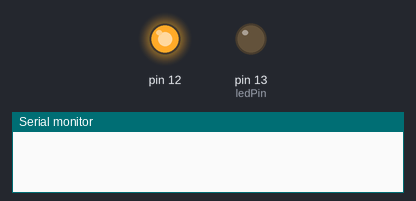
Bench run of a sketch on a simulated Arduino Uno, built with avr-gcc and run on an emulated ATmega328P. Parts: output pins drawn as LEDs (lit = HIGH), the last lines printed to the serial monitor. The modem accepts every AT command (registered, SIM ready, sends succeed) and sends nothing else.

Above: at 0.1 s.
At 0.6 s:
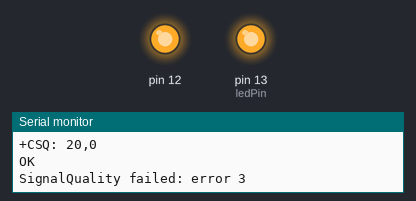
Timing chart, 0 to 2.1 s (numbered marks = the images above):
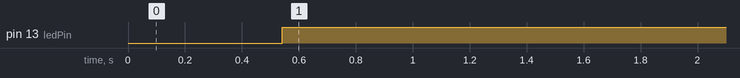

Measured:
- by itself, pin 13 (ledPin): LOW → HIGH at 0.54 s

The sketch:

BasicSend-works.ino
```cpp
#include <IridiumSBD.h>
#include <SoftwareSerial.h>

SoftwareSerial nss(7, 8);
IridiumSBD isbd(nss, 12);
static const int ledPin = 13;

void setup()
{
  int signalQuality = -1;

  pinMode(ledPin, OUTPUT);

  Serial.begin(19200);
  nss.begin(19200);

  isbd.attachConsole(Serial);
  isbd.setPowerProfile(1);
  isbd.begin();

  int err = isbd.getSignalQuality(signalQuality);
  if (err != 0)
  {
   Serial.print("SignalQuality failed: error ");
   Serial.println(err);
    return;
  }

    Serial.print("Signal quality is ");
    Serial.println(signalQuality);

  //err = isbd.sendSBDText("But sir it is wafer thin - test1");
  if (err != 0)
  {
    Serial.print("sendSBDText failed: error ");
    Serial.println(err);
    return;
  }


  digitalWrite(ledPin, (millis() / 100) % 2 == 1 ? HIGH : LOW);
  digitalWrite(ledPin, (millis() / 100) % 2 == 1 ? HIGH : LOW);
  digitalWrite(ledPin, (millis() / 100) % 2 == 1 ? HIGH : LOW);
  digitalWrite(ledPin, (millis() / 100) % 2 == 1 ? HIGH : LOW);
  digitalWrite(ledPin, (millis() / 100) % 2 == 1 ? HIGH : LOW);

}

void loop()
{
   digitalWrite(ledPin, HIGH);
}

bool ISBDCallback()
{
   digitalWrite(ledPin, (millis() / 1000) % 2 == 1 ? HIGH : LOW);
   return true;
}
```
